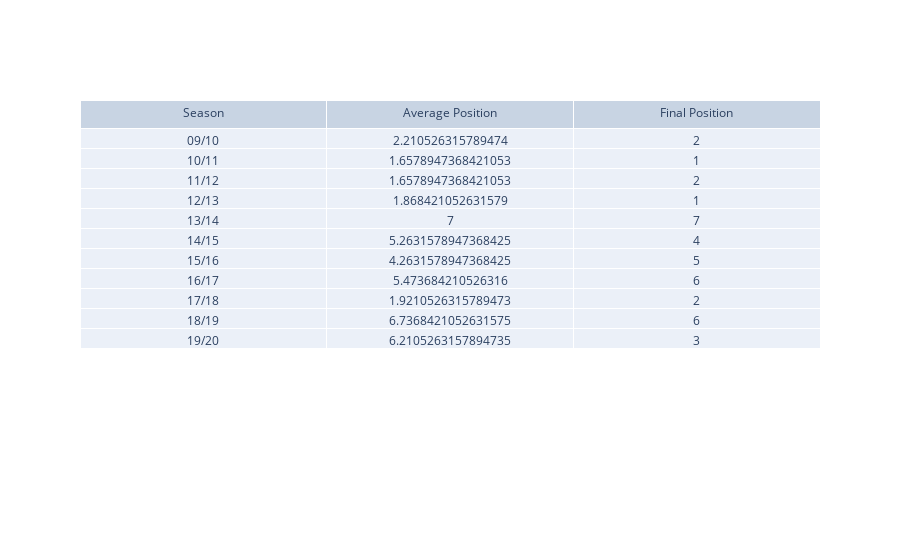

The notebook cell saved with this chart:
### Code cell
fig2 = go.Figure(data=[go.Table(header=dict(values=['Season','Average Position', 'Final Position']),
                 cells=dict(values=[df2.columns,[2.210526315789474,
1.6578947368421053,
1.6578947368421053,
1.868421052631579,
7.0,
5.2631578947368425,
4.2631578947368425,
5.473684210526316,
1.9210526315789473,
6.7368421052631575,
6.2105263157894735], [2,1,2,1,7,4,5,6,2,6,3]]))
                     ])
fig2.show()

fig.write_html(r"C:\Users\Chongkyung\Desktop\fifa_fig1.html")

### Figure 1 — Plotly figure (JSON) as saved in the notebook; plotly's stock layout.template omitted (floating-point values rounded to 4 significant figures)
{"data": [{"cells": {"values": [["09/10", "10/11", "11/12", "12/13", "13/14", "14/15", "15/16", "16/17", "17/18", "18/19", "19/20"], [2.211, 1.658, 1.658, 1.868, 7, 5.263, 4.263, 5.474, 1.921, 6.737, 6.211], [2, 1, 2, 1, 7, 4, 5, 6, 2, 6, 3]]}, "header": {"values": ["Season", "Average Position", "Final Position"]}, "type": "table"}], "layout": {}}
